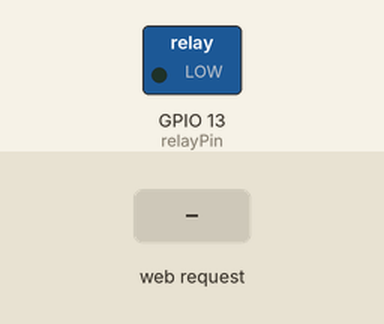
Simulated run of this sketch. Board: ESP32. Shown: switched loads named in the sketch (green lamp = pin HIGH). The test bench sets the inputs (shaded band). WiFi joins after 1.5 s; servers stay silent unless stated; what the sketch prints to the serial monitor is not drawn.

Above: at 2.7 s.
2.8 s: HTTP request GET /H received
At 3.2 s:
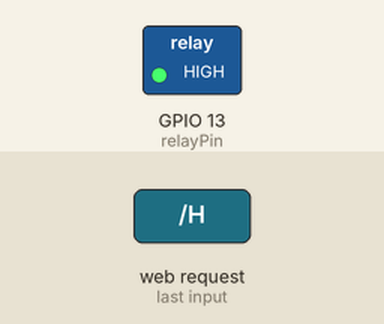
4.3 s: HTTP request GET /L received
At 5.5 s:
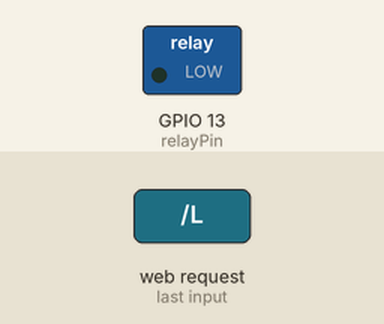
Timing chart, 0 to 7.3 s (numbered marks = the images above; inputs shaded):
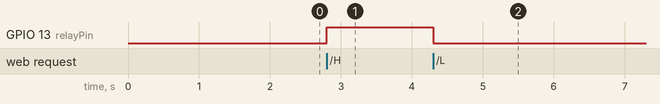

The sketch:

sketch.ino
```cpp
#include <WiFi.h>

const char* ssid = "Wokwi-GUEST";
const char* password = "";

WiFiServer server(80);
const int relayPin = 13;

void setup() {
  Serial.begin(115200);
  pinMode(relayPin, OUTPUT);
  digitalWrite(relayPin, LOW);

  WiFi.begin(ssid, password);
  while (WiFi.status() != WL_CONNECTED) { delay(500); Serial.print("."); }

  Serial.println("\nWiFi conectado!");
  Serial.print("IP: "); Serial.println(WiFi.localIP());
  server.begin();
}

void loop() {
  WiFiClient client = server.available();
  if (client) {
    String currentLine = "";
    while (client.connected()) {
      if (client.available()) {
        char c = client.read();
        if (c == '\n') {
          if (currentLine.length() == 0) {
            client.println("HTTP/1.1 200 OK");
            client.println("Content-type:text/html");
            client.println();
            client.print("<h1>Controle de Luz S122</h1>");
            client.print("<p><a href=\"/H\">Ligar Lâmpada</a></p>");
            client.print("<p><a href=\"/L\">Desligar Lâmpada</a></p>");
            client.println();
            break;
          } else { currentLine = ""; }
        } else if (c != '\r') { currentLine += c; }

        if (currentLine.endsWith("GET /H")) digitalWrite(relayPin, HIGH);
        if (currentLine.endsWith("GET /L")) digitalWrite(relayPin, LOW);
      }
    }
    client.stop();
  }
}
```

Measured:
- after the input at 2.8 s, GPIO 13 (relayPin): LOW → HIGH at once
- after the input at 4.3 s, GPIO 13 (relayPin): HIGH → LOW at once
